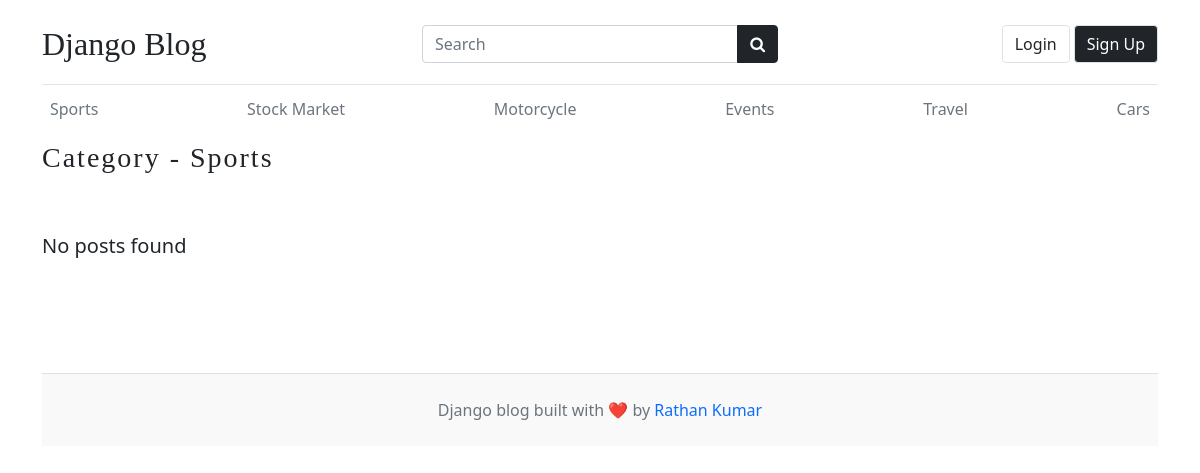
The page /category/1/ on the database as committed earlier.
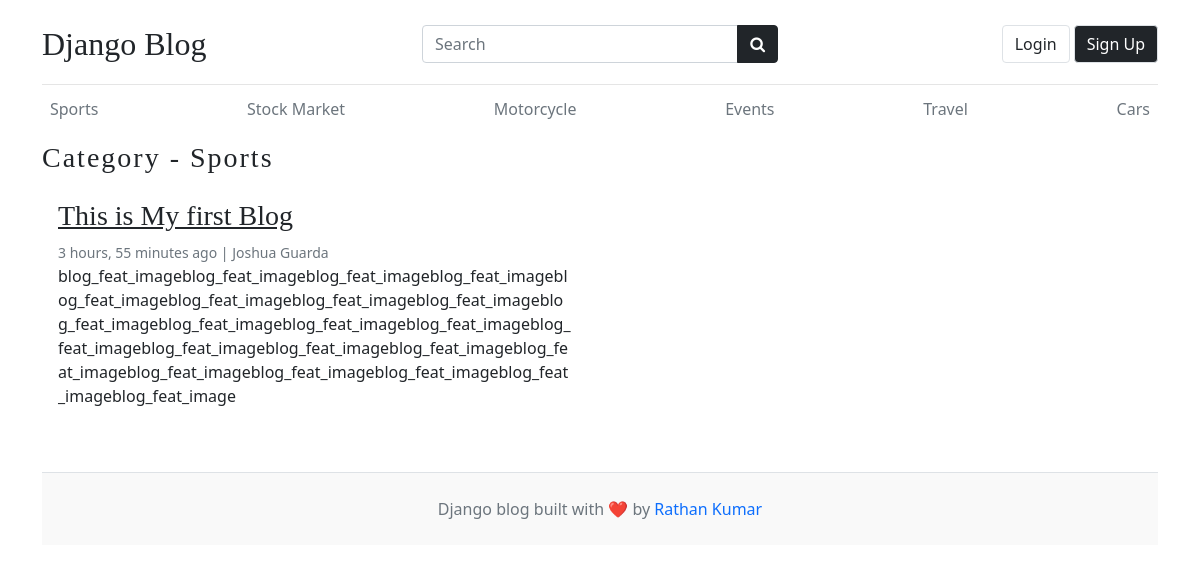
The same page on the database as committed later.
### blogs/models.py (models this page shows, shortened)
class Category(models.Model):
    category_name = models.CharField(max_length=50, unique= True)
    created_at = models.DateTimeField(auto_now_add=True)
    updated_at = models.DateTimeField(auto_now=True)
    def __str__(self) -> str:
        return self.category_name
    class Meta:
        verbose_name_plural = 'Categories'

class Blog(models.Model):
    title = models.CharField(max_length=100)
    slug = models.SlugField(max_length=150,unique=True, blank=True) # Slug is the - in the url This-is-My-first-Blog --> this should automatically created check setup in your admin.py
    category=models.ForeignKey(Category,on_delete=models.CASCADE)# if you delete the Category all Blog under that Category is deleted
    author = models.ForeignKey(User,on_delete=models.CASCADE)
    featured_image = models.ImageField(upload_to='uploads/%Y/%m/%d',default='golden_burst.jpg') # the Image uploaded will go to this directory NOTE: this directory will be create automatically using the declared name in upload_to
    short_description= models.TextField(max_length=500)
    blog_body=models.TextField(max_length=2000)
    status = models.CharField(choices=STATUS_CHOICES, default='Draft')  # the model field will depend on the choices since we use 0,1 as value that is why we use IntegerField
    is_featured= models.BooleanField(default = False)
    created_at = models.DateTimeField(auto_now_add=True)
    updated_at = models.DateTimeField(auto_now=True)

### blogs/views.py (the view)
def posts_by_category(request,category_id):
    posts = Blog.objects.filter(status='Published',category=category_id)
    category = Category.objects.get(id=category_id)
    context={
        'category':category,
        'posts':posts,
    }
    return render(request,'post_by_category.html',context)

### blogs/context_processors.py (called while the page is built)
def get_categories(request):
    categories = Category.objects.all()
    return dict(categories=categories)

def get_socials(request):
    socials = Socials.objects.all()
    return dict(socials=socials)

### templates/post_by_category.html (shortened to what this page needs)
{% extends "base.html" %}
{% load static %}
  {% block content %}
      <h3 class="text-upppercase text-dark" style="letter-spacing: 2px;">Category - {{category}} </h3>
      <div class="row mb-2">
          {% if posts %}
            {% for post in posts %}
                <div class="col-md-6">
                    <div class="card border-0">
                        <div class="card-body">
                            <h3><a href="{%url 'blogs' post.slug%}" class="text-dark">{{post.title}}</a></h3>
                            <small class="mb-1 text-muted">{{post.created_at| timesince}} ago | {{post.author.first_name}} {{post.author.last_name}}</small>
                            <p class="card-text">
                            {{post.short_description | truncatewords:20}}
                            </p>
                        </div>
                    </div>
                </div>
              {% endfor %}
            {% else %}
            <div class="col-md-2 my-5 lead">
              <p>No posts found</p>
            </div>
          {% endif %}
      </div>
  {% endblock content %}

### templates/base.html (shortened to what the changed rows need)
{% load static %}
<!DOCTYPE html>
<html lang="en">
    <head>
        <link href="https://cdn.jsdelivr.net/npm/bootstrap@5.0.2/dist/css/bootstrap.min.css" rel="stylesheet">
        <link rel="stylesheet" href="https://cdnjs.cloudflare.com/ajax/libs/font-awesome/4.7.0/css/font-awesome.min.css">
        <link type='text/css' href="{% static 'css/blog.css' %}" rel="stylesheet" />
    </head>
    <body>
        {% if hide_nav %}
        {% else %}
        <div class="container">
            <header class="blog-header py-3">
                <nav>
                </nav>
            </header>
        {% endif %}
        {% if hide_category %}
        {% else %}
            <div class="nav-scroller py-1 mb-2">
                <nav class="nav d-flex justify-content-between overflow-auto">
                    {% for category in categories %}
                        <a class="p-2 text-muted text-decoration-none" href="{%url 'posts_by_category' category.id%}">{{category}}</a>
                    {% endfor %}
                </nav>
            </div>
        {% endif %}
        {% block content %}{% endblock content %}
        {% if hide_footer %}
        {% else %}
            <footer class="blog-footer py-4 mt-5 text-center text-muted border-top">
                <div class="container">
                </div>
            </footer>
        {% endif %}
    </body>
</html>

Rows that differ between the two databases and show on the page:
added Blog: title "This is My first Blog", created_at "3 hours, 55 minutes", author.first_name "Joshua", author.last_name "Guarda", short_description "blog_feat_imageblog_feat_imageblog_feat_imageblog_feat_imageblog_feat_imageblog_feat_imageblog_feat_imageblog_feat_imageblog_feat_imageblog_feat_imageblog_feat_imageblog_feat_imageblog_feat_imageblog_feat_imageblog_feat_imageblog_feat_imageblog_feat_imageblog_feat_imageblog_feat_imageblog_feat_imageblog_feat_imageblog_feat_image"
Other text that changed with them:
text no longer shown: "No posts found"
